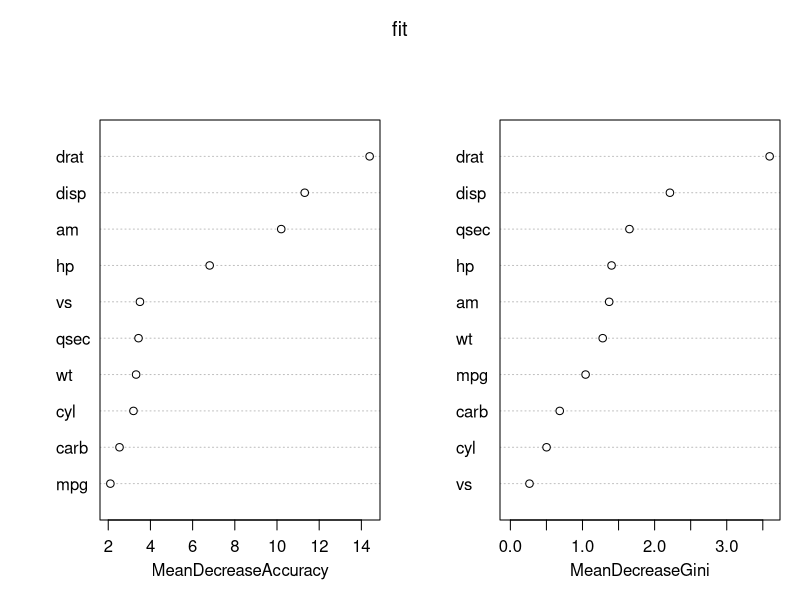
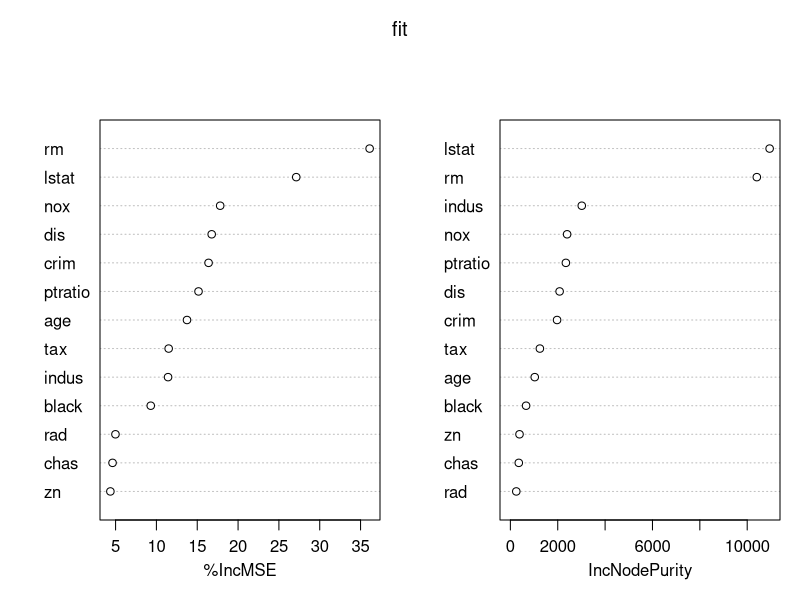
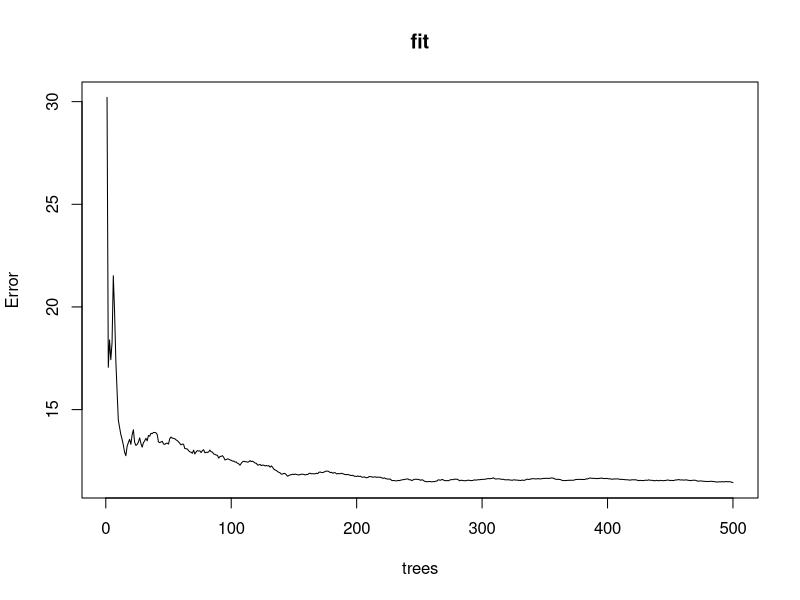

These charts were generated, in order, by the following R code:
# Random Forest example
# In this example, I show both categorical and continuous classification using Random Forest

# Classifcation
require(caTools)
library(randomForest)
data(mtcars)
set.seed(2018) 
# Split the data into train and test
sample = sample.split(mtcars$mpg, SplitRatio = .75)
train = subset(mtcars, sample == TRUE)
test  = subset(mtcars, sample == FALSE)
# Apply the random forest model
fit<- randomForest( as.factor(gear) ~.,
                    data=train, 
                    importance=TRUE, 
                    ntree=500)
# Look at variable importance
varImpPlot(fit)

letspredict<- predict(fit, test)
finalresult<- data.frame(ActualGear= test$gear, PredictedGear=letspredict)
View(finalresult)
head(finalresult, 5)

# Regression 
require(MASS)
attach(Boston)
str(Boston)
# Split the data into train and test
set.seed(2018) 
sample = sample.split(Boston$medv, SplitRatio = .75)
train = subset(Boston, sample == TRUE)
test  = subset(Boston, sample == FALSE)
fit<- randomForest( medv ~.,
                    data=train, 
                    importance=TRUE, 
                    ntree=500)
# Look at variable importance
varImpPlot(fit)
plot(fit)
# Predicting 
letspredict<- predict(fit, test)
finalresult<- data.frame(ActualHousePrice= test$medv, PredictedHousePrice=letspredict)
# view the result
View(finalresult)
head(finalresult, 5)
